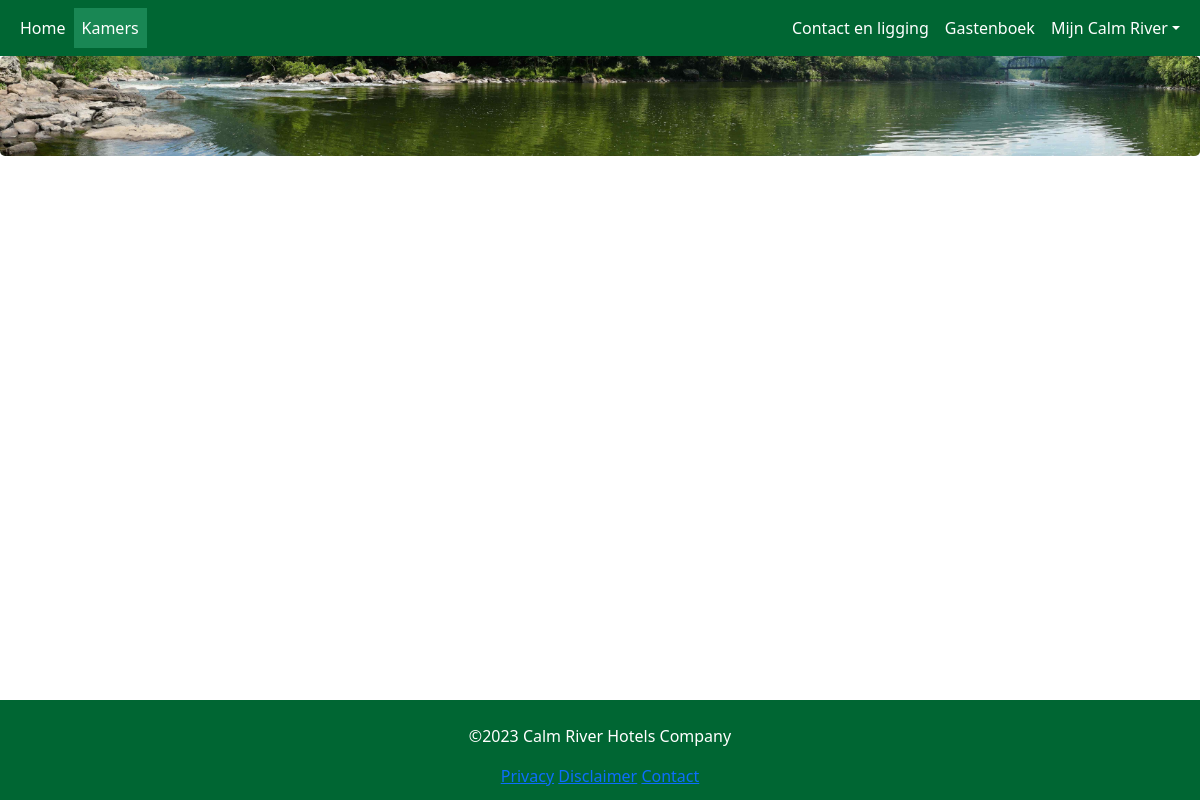
Before: /rooms with the older database file.
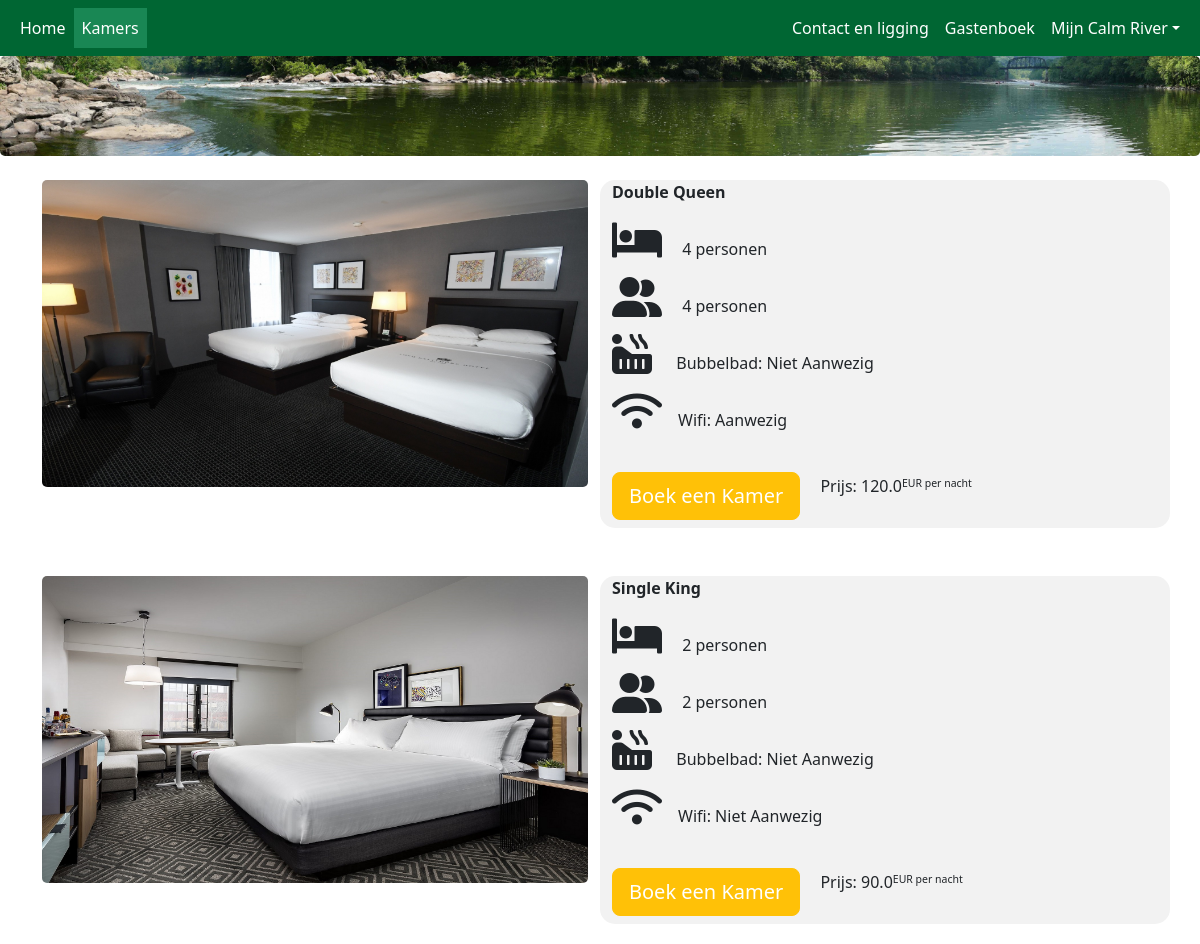
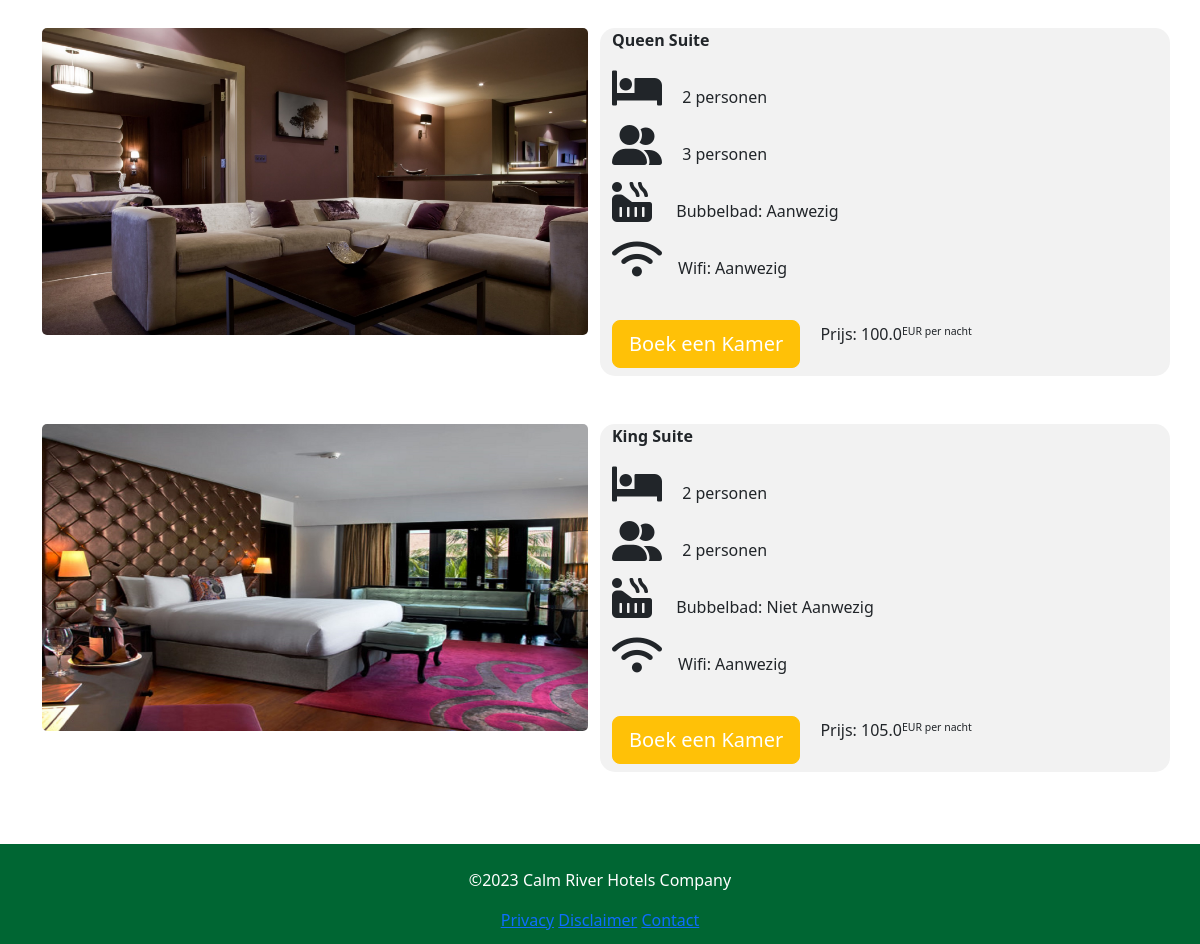
After: the same page with the newer database file (2 pictures, top to bottom).
### models/Room_type.py (models this page shows, shortened)
class Room_type(db.Model):
    __tablename__ = 'room_types'
    id = db.Column(db.Integer, primary_key=True)
    name = db.Column(db.String(255), index=True)
    slug = db.Column(db.String(255), index=True)
    max_persons = db.Column(db.Integer, index=True)
    bed_persons = db.Column(db.Integer, index=True)
    has_bath = db.Column(db.Integer, index=True)
    has_wifi = db.Column(db.Integer, index=True)
    price = db.Column(db.Float, index=True)
    description = db.Column(db.Text, index=True)
    created_at = db.Column(db.DateTime, nullable=False, unique=False, index=False, default=datetime.utcnow)
    updated_at = db.Column(db.DateTime, nullable=False, unique=False, index=False, default=datetime.utcnow)

### app.py (the view)
@app.route('/rooms')
def rooms():
    active_page = 'rooms'
    room_types = Room_type.query.all()
    for room_type in room_types:
        print(room_type)
        print('----')
    return render_template('rooms/rooms.html', room_types=room_types, active_page=active_page)

### templates/rooms/rooms.html (shortened to what this page needs)
{% extends "base.html" %}
{% block content %}
<div class="container mt-4 mb-4">
  <div class="row">
      {% for room in room_types %}
      <div class="col-12 col-sm-6 mb-5">
          <div class="text-center">
            <img class="img-fluid d-none d-sm-none d-md-block" src="{{ url_for('static',filename="img/%s-desktop.jpg" % (room.slug)) }}" alt={{ room.slug }}>
          </div>
      </div>
      <div class="col-12 col-sm-6 mb-5" style="border-radius: 15px">
          <strong>{{ room.name }}</strong>
            <ul class="list-unstyled">
              <li><i class="fas fa-bed mt-3 me-3 fs-1"></i>
                  {{ room.bed_persons }} {{ 'personen' if room.bed_persons > 1 else 'persoon' }}
              </li>
              <li><i class="fas fa-user-friends mt-3 me-3 fs-1"></i>
                  {{ room.max_persons }} {{ 'personen' if room.max_persons > 1 else 'persoon' }}
              </li>
              <li><i class="fas fa-hot-tub mt-3 me-3 fs-1"></i>&nbsp; Bubbelbad: {{ 'Aanwezig' if room.has_bath == 1 else 'Niet Aanwezig' }}</li>
              <li><i class="fas fa-wifi mt-3 me-3 fs-1"></i>Wifi: {{ 'Aanwezig' if room.has_wifi == 1 else 'Niet Aanwezig' }}</li>
            </ul>
            <a type="button" href="/rooms/step-1/{{ room.slug }}" class="btn btn-lg btn-warning mt-4 mb-2 me-3 text-white">Boek een Kamer</a>
            <span class="mt-1 d-inline-block">Prijs:&nbsp;{{ room.price }}<small><sup>EUR&nbsp;per&nbsp;nacht</sup></small></span>
      </div>
      {% endfor %}
  </div>
</div>
{% endblock %}

### templates/base.html (shortened to what this page needs)
<!DOCTYPE html>
<html lang="en">
<head>
  <link rel="stylesheet" href="https://cdnjs.cloudflare.com/ajax/libs/font-awesome/6.0.0-beta2/css/all.min.css">
  <link href="https://cdn.jsdelivr.net/npm/bootstrap@5.2.3/dist/css/bootstrap.min.css" rel="stylesheet">
  <link  rel="stylesheet" href="{{ url_for('static', filename='css/styles.css') }}">
</head>
<body>
  <nav class="navbar navbar-expand-md">
    <div class="container-fluid">
      <div class="collapse navbar-collapse" id="collapsibleNavbar">
        <ul class="navbar-nav me-auto">
          <li class="nav-item">
            <a class="nav-link text-white {% if active_page == 'home' %}bg-success{% endif %}" href="{{ url_for('home') }}">Home</a>
          </li>
          <li class="nav-item">
            <a class="nav-link text-white {% if active_page == 'rooms' %}bg-success{% endif %}" href="{{ url_for('rooms') }}">Kamers</a>
          </li>
        </ul>
        <ul class="navbar-nav ms-auto">
          <li class="nav-item">
            <a class="nav-link text-white {% if active_page == 'contact' %}bg-success{% endif %}" href="{{ url_for('contact') }}">Contact en ligging</a>
          </li>
          <li class="nav-item">
            <a class="nav-link text-white {% if active_page == 'reviews' %}bg-success{% endif %}" href="{{ url_for('reviews') }}">Gastenboek</a>
          </li>
          <li class="nav-item dropdown">
            <a class="nav-link dropdown-toggle text-white" role="button" data-bs-toggle="dropdown">Mijn Calm River</a>
          </li>
        </ul>
      </div>
    </div>
  </nav>
  <header>
<img src="/static/img/banner.jpg" alt="banner">
  </header>
  <main class="container-fluid">
    {% block content %}
    {% endblock %}
  </main>
  <footer class="p-4 text-center text-white">
    <p>©2023 Calm River Hotels Company</p>
    <span><a href="{{ url_for('privacy') }}">Privacy</a></span>
    <span><a href="{{ url_for('disclaimer') }}">Disclaimer</a></span>
    <span><a href="{{ url_for('contact') }}">Contact</a></span>
  </footer>
</body>
</html>

### static/css/styles.css (style rules this page uses)
* { box-sizing: border-box; }
body { display: flex; flex-direction: column; min-height: 100vh; }
nav { background-color: #006633; }
main { height: 100%; width: 100%; margin-top: auto; }
header > img { height: 100px; width: 100%; }
footer { height: 100px; width: 100%; background-color: #006633; margin-top: auto; flex: 0 0 50px; }

### templates/rooms/rooms.html (style rules this page uses)
img { border-radius: 5px; }
.row :nth-child(even) { background-color: #f2f2f2; }

Changed rows visible on the page:
added Room_type: slug (picture), name "Double Queen", bed_persons "4", bed_persons "personen", max_persons "4", max_persons "personen", has_bath "Niet Aanwezig", has_wifi "Aanwezig", price "120.0"
added Room_type: slug (picture), name "Single King", bed_persons "2", bed_persons "personen", max_persons "2", max_persons "personen", has_bath "Niet Aanwezig", has_wifi "Niet Aanwezig", price "90.0"
added Room_type: slug (picture), name "Queen Suite", bed_persons "2", bed_persons "personen", max_persons "3", max_persons "personen", has_bath "Aanwezig", has_wifi "Aanwezig", price "100.0"
added Room_type: slug (picture), name "King Suite", bed_persons "2", bed_persons "personen", max_persons "2", max_persons "personen", has_bath "Niet Aanwezig", has_wifi "Aanwezig", price "105.0"
